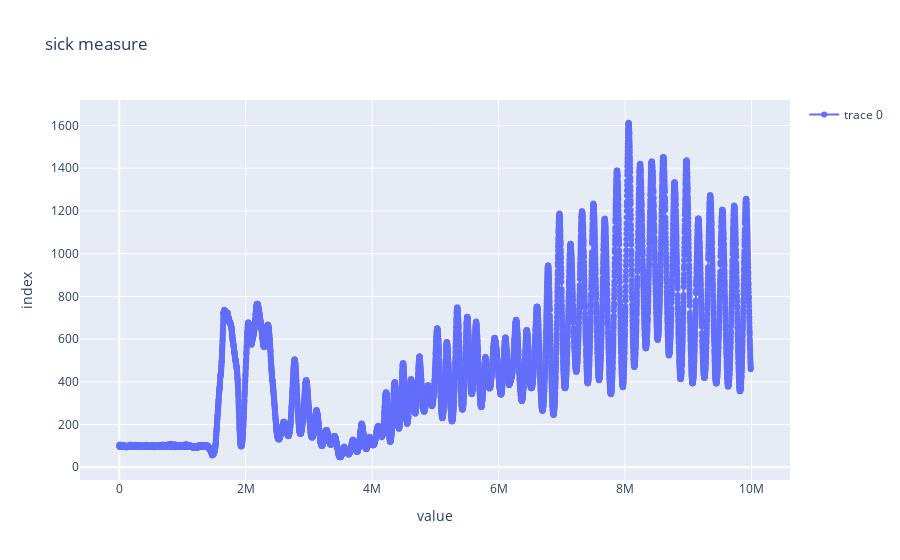

The notebook cell this image was saved under:
### Code cell
fig =px.line([],[], title="sick measure", labels="ax", markers=True)
fig =fig.add_scatter(x=df_a["t"], y=df_a["x"], mode="lines+markers")
if fn!="sick":
    fig =fig.add_scatter(x=df_a["t"], y=df_a["y"], mode="lines+markers")
    fig =fig.add_scatter(x=df_a["t"], y=df_a["z"], mode="lines+markers")
fig.update_layout( showlegend=True)
fig.show()

### Figure 1 — Plotly figure (JSON) as saved in the notebook; plotly's stock layout.template omitted (floating-point values rounded to 4 significant figures; data arrays with more than 128 entries replaced by an {"elided": "..."} marker saying what was removed)
{"data": [{"mode": "lines+markers", "type": "scatter", "x": {"elided": "8809 int values"}, "y": {"elided": "8809 int values"}}], "layout": {"legend": {"tracegroupgap": 0}, "showlegend": true, "title": {"text": "sick measure"}, "xaxis": {"anchor": "y", "domain": [0, 1], "title": {"text": "value"}}, "yaxis": {"anchor": "x", "domain": [0, 1], "title": {"text": "index"}}}}
